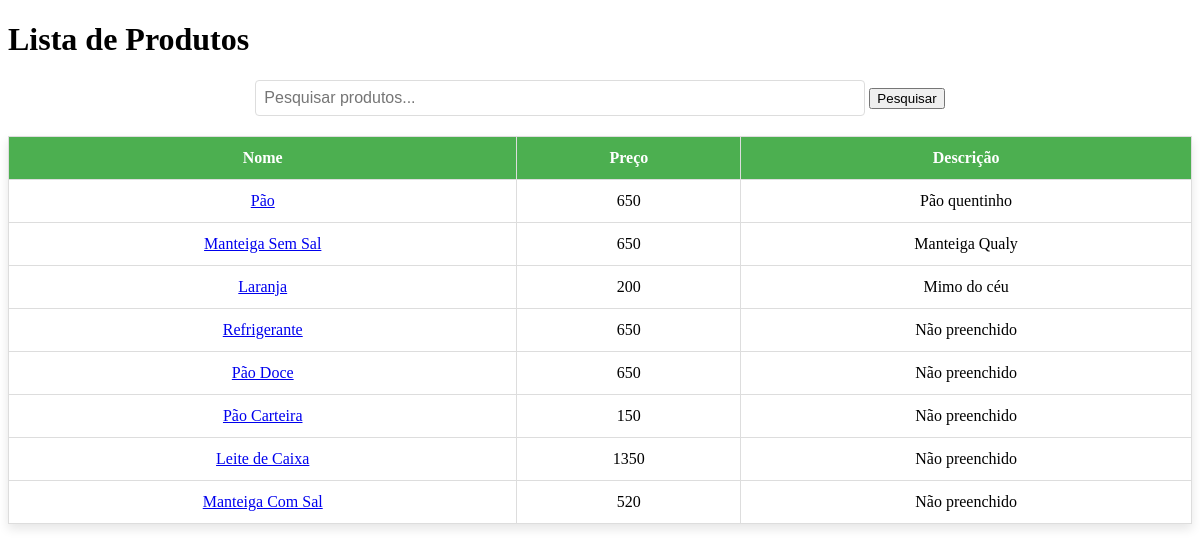
Screenshot of /fachada/caixa/ with the database file from the repository.
### fachada/models.py (models this page shows, shortened)
class Produto(models.Model):
    id = models.UUIDField(default=uuid.uuid4, editable=False, primary_key=True, serialize=False)
    nome = models.CharField(max_length=200)
    preco = models.IntegerField()
    descricao = models.TextField(default='Não preenchido')
    imagem = models.ImageField(upload_to='imagens', null=True, blank=True)

### fachada/views.py (the view)
# urls.py: path('caixa/', caixa, name='caixa'),
def caixa(request):
    produto = Produto.objects.filter(preco__lte=1350)
    return render(request, 'fachada/lista_produtos.html',{'produto':produto})

### fachada/templates/fachada/lista_produtos.html (shortened to what this page needs)
<!DOCTYPE html>
<html lang="en">
<head>
</head>
<body>
    <h1>Lista de Produtos</h1>
    <div class="search-bar">
        <form method="POST" action="{% url 'pesquisa' %}">
            <input type="text" name="pesquisa" placeholder="Pesquisar produtos..." />
            <button type="submit">Pesquisar</button>
        </form>
    </div>
    <table>
        <tr>
            <th>Nome</th>
            <th>Preço</th>
            <th>Descrição</th>
        </tr>
        {% for p in produto %}
        <tr>
            <td><a href="{% url 'detalhes' p.id %}">{{p.nome}}</a></td>
            <td>{{p.preco}}</td>
            <td>{{p.descricao}}</td>
        </tr>
        {% endfor %}
    </table>
</body>
</html>

### fachada/templates/fachada/lista_produtos.html (style rules this page uses)
table { border-collapse: collapse; width: 100%; box-shadow: 0 5px 10px rgba(0,0,0,0.1); margin-bottom: 20px; }
th, td { border: 1px solid #ddd; padding: 12px; text-align: center; }
th { background-color: #4CAF50; color: white; }
.search-bar { margin-bottom: 20px; text-align: center; }
.search-bar input { width: 50%; padding: 8px; font-size: 16px; border: 1px solid #ddd; border-radius: 4px; }

### rows the page displays
Produto: nome "Pão", preco "650", descricao "Pão quentinho"
Produto: nome "Manteiga Sem Sal", preco "650", descricao "Manteiga Qualy"
Produto: nome "Laranja", preco "200", descricao "Mimo do céu"
Produto: nome "Refrigerante", preco "650", descricao "Não preenchido"
Produto: nome "Pão Doce", preco "650", descricao "Não preenchido"
Produto: nome "Pão Carteira", preco "150", descricao "Não preenchido"
Produto: nome "Leite de Caixa", preco "1350", descricao "Não preenchido"
Produto: nome "Manteiga Com Sal", preco "520", descricao "Não preenchido"
